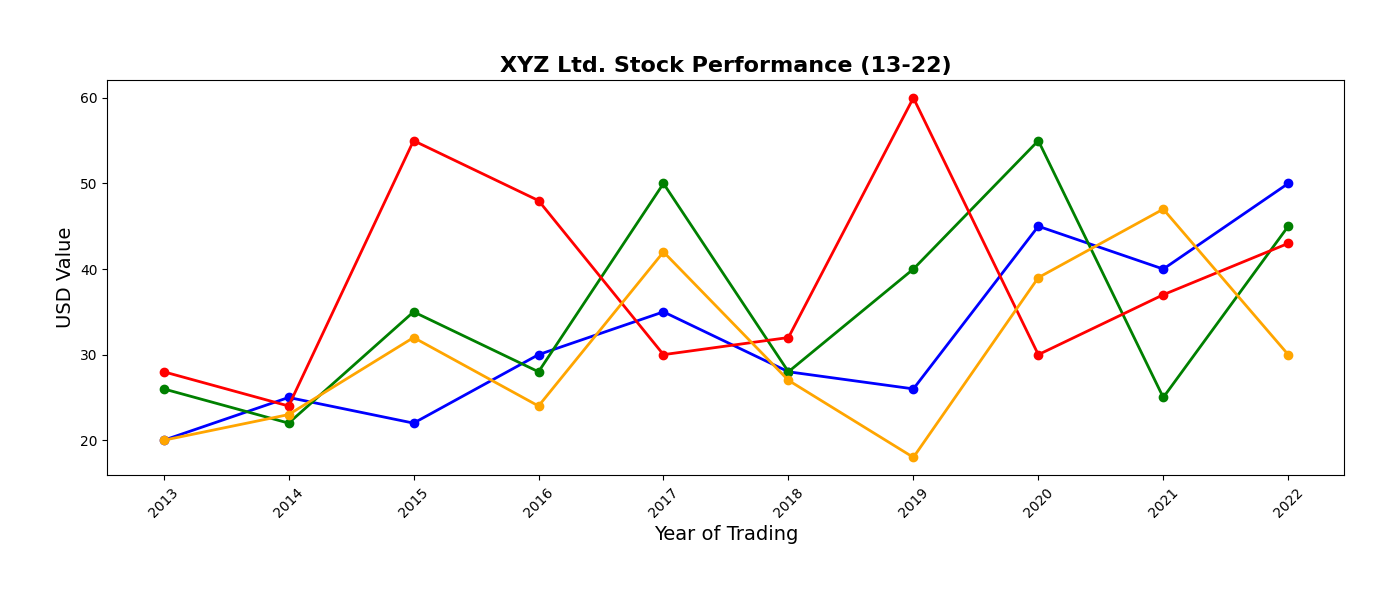

The Python source for this figure:
import matplotlib.pyplot as plt
import numpy as np

years = np.arange(2013, 2023, 1)

# Stock prices (fictional data)
opening_price = np.array([20, 25, 22, 30, 35, 28, 26, 45, 40, 50])
closing_price = np.array([26, 22, 35, 28, 50, 28, 40, 55, 25, 45])
highest_price = np.array([28, 24, 55, 48, 30, 32, 60, 30, 37, 43])
lowest_price = np.array([20, 23, 32, 24, 42, 27, 18, 39, 47, 30])

fig, ax = plt.subplots(figsize=(14, 6))

ax.plot(years, opening_price, marker='o', color='blue', linewidth=2)
ax.plot(years, closing_price, marker='o', color='green', linewidth=2)
ax.plot(years, highest_price, marker='o', color='red', linewidth=2)
ax.plot(years, lowest_price, marker='o', color='orange', linewidth=2)

ax.set_title('XYZ Ltd. Stock Performance (13-22)', fontsize=16, fontweight='bold')
ax.set_ylabel('USD Value', fontsize=14)
ax.set_xlabel('Year of Trading', fontsize=14)

plt.xticks(years, rotation=45)
plt.tight_layout(pad=4)
plt.show()
